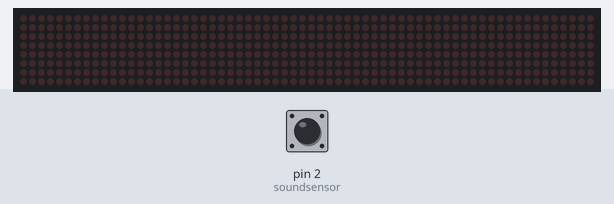
Bench run of a sketch on a simulated Arduino Uno, built with avr-gcc and run on an emulated ATmega328P. On the bench: 64×8 LED matrix. The inputs (shaded band) are chosen by the test bench; at power-on: pin 2 (soundsensor) LOW.

Above: at 1.2 s.
1.3 s: pin 2 (soundsensor) driven HIGH
At 1.4 s:
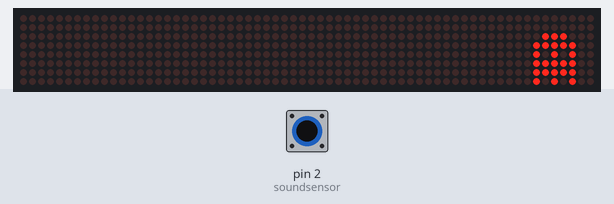
4.3 s: pin 2 (soundsensor) pulsed LOW 5 times (0.12 s each, 0.3 s apart)
At 5.57 s:
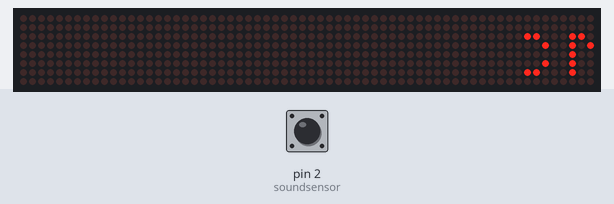
7.3 s: pin 2 (soundsensor) pulsed LOW 2 times (0.12 s each, 0.3 s apart)
At 7.62 s:
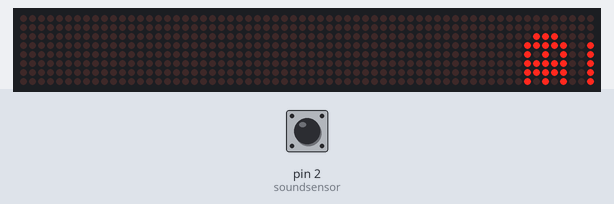

The sketch:

FinalCode.ino
```cpp
#include<LedControl.h>

int DIN = 6;
int CS = 5;
int CLK = 4;
int soundsensor = 2;


int clap = 0;
long detection_range_start = 0;
long detection_range = 0;
int status_led=0;
int check_ngat=0;
int pos=0;
const int MaxN= 34;
LedControl lc= LedControl(DIN,CLK,CS,0);

void changeMode(){
    lc.clearDisplay(0);
    pos=0;
    status_led +=1 ;
    if(status_led > 2) status_led -= 3;
}

int sus[8]={ 0x00,0x1C,0x30,0x3C,0x3C,0x14,0x00,0x00 };

int PacMan[8][MaxN]={ {0,0,0,0,0,0,0,0,0,0,0,0,0,0,0,0,0,0,0,0,0,0,0,0,1,1,1,1,1,0,0,0,0,0 },
                      {0,0,0,0,0,0,0,0,0,0,0,0,0,0,0,0,0,0,0,0,0,0,0,1,0,0,0,0,0,1,0,0,0,0 },
                      {0,0,1,1,1,0,0,0,0,1,1,1,0,0,0,0,1,1,1,0,0,0,0,0,1,0,0,1,0,0,1,0,0,0 },
                      {0,1,1,1,1,1,0,0,1,1,1,1,1,0,0,1,1,1,1,1,0,0,0,0,0,1,0,0,0,0,1,0,0,0 },
                      {0,1,0,1,0,1,0,0,1,0,1,0,1,0,0,1,0,1,0,1,0,0,0,0,0,0,1,0,0,0,1,0,0,0 },
                      {0,1,1,1,1,1,0,0,1,1,1,1,1,0,0,1,1,1,1,1,0,0,0,0,0,1,0,0,0,0,1,0,0,0 },
                      {0,1,1,1,1,1,0,0,1,1,1,1,1,0,0,1,1,1,1,1,0,0,0,0,1,0,0,0,0,1,0,0,0,0 },
                      {0,1,0,1,0,1,0,0,1,0,1,0,1,0,0,1,0,1,0,1,0,0,0,1,1,1,1,1,1,0,0,0,0,0 },
};

int PacMan2[8][MaxN]={ {0,0,0,0,0,0,0,0,0,0,0,0,0,0,0,0,0,0,0,0,0,0,0,0,0,1,1,1,1,0,0,0,0,0 },
                      {0,0,0,0,0,0,0,0,0,0,0,0,0,0,0,0,0,0,0,0,0,0,0,0,1,0,0,0,0,1,0,0,0,0 },
                      {0,0,1,1,1,0,0,0,0,1,1,1,0,0,0,0,1,1,1,0,0,0,0,1,0,0,0,1,0,0,1,0,0,0 },
                      {0,1,1,1,1,1,0,0,1,1,1,1,1,0,0,1,1,1,1,1,0,0,0,1,0,0,0,0,0,0,1,0,0,0 },
                      {0,1,0,1,0,1,0,0,1,0,1,0,1,0,0,1,0,1,0,1,0,0,0,1,1,1,1,0,0,0,1,0,0,0 },
                      {0,1,1,1,1,1,0,0,1,1,1,1,1,0,0,1,1,1,1,1,0,0,0,1,0,0,0,0,0,0,1,0,0,0 },
                      {0,1,1,1,1,1,0,0,1,1,1,1,1,0,0,1,1,1,1,1,0,0,0,0,1,0,0,0,0,1,0,0,0,0 },
                      {0,1,0,1,0,1,0,0,1,0,1,0,1,0,0,1,0,1,0,1,0,0,0,0,0,1,1,1,1,0,0,0,0,0 },
};

int Word[8][MaxN]={ {0,0,0,0,0,0,0,0,0,0,0,0,0,0,0,0,0,0,0,0,0,0,0,0,0,0,0,0,1,0,1,0,0,0 },
                    {0,0,0,0,0,0,0,0,0,0,0,0,0,0,0,0,0,0,0,0,0,0,0,0,0,0,0,1,1,1,1,1,0,0 },
                    {0,0,1,1,0,0,0,1,1,0,1,1,0,0,1,0,0,0,1,0,0,1,1,0,1,1,0,0,1,1,1,0,0,0 },
                    {0,1,0,0,1,0,0,1,0,1,0,1,0,0,1,1,0,0,1,0,0,1,0,1,0,1,0,0,0,1,0,0,0,0 },
                    {0,1,0,0,0,0,0,1,0,0,0,1,0,0,1,0,1,0,1,0,0,1,0,0,0,1,0,0,0,0,1,0,1,0 },
                    {0,1,0,0,1,0,0,1,0,0,0,1,0,0,1,0,0,1,1,0,0,1,0,0,0,1,0,0,0,1,1,1,1,1 },
                    {0,0,1,1,0,0,0,1,0,0,0,1,0,0,1,0,0,0,1,0,0,1,0,0,0,1,0,0,0,0,1,1,1,0 },
                    {0,0,0,0,0,0,0,0,0,0,0,0,0,0,0,0,0,0,0,0,0,0,0,0,0,0,0,0,0,0,0,1,0,0 },
};


void setup() {
  // put your setup code here, to run once:
  pinMode(soundsensor, INPUT);
  attachInterrupt(0, changeMode, RISING);
  lc.shutdown(0, true);
  lc.setIntensity(0, 1);
  lc.clearDisplay(0);
}

void loop() {


  if( status_led == 1 ){
    lc.shutdown(0,false);
      for(int j=0 ;j<8 ;j++){
              for(int i=0; i<8; i++){
                if(status_led != 1 ){pos=0; break;}
                int pac= PacMan[ j  ][ ( i+pos ) - ((i+pos)/MaxN)*MaxN ] ;
                if( pos%2 ) pac=  PacMan2[ j  ][ ( i+pos ) - ((i+pos)/MaxN)*MaxN ] ;

                lc.setLed(0,j,i,pac);
              }
            }
      delay(40);
      pos++;
      if(pos >= MaxN) pos-=MaxN;

    }

    if( status_led == 2 ){
    lc.shutdown(0,false);
      for(int j=0 ;j<8 ;j++){
              for(int i=0; i<8; i++){
                if(status_led != 2 ) {pos=0; break;}
                int bit= Word[ j  ][ ( i+pos ) - ((i+pos)/MaxN)*MaxN ] ;

                lc.setLed(0,j,i,bit);
              }
            }
      delay(40);
      pos++;
      if(pos >= MaxN) pos-=MaxN;
    }
    if(status_led == 0 ) {
      lc.shutdown(0,true);
      pos=0;
    }
}
```

Measured:
- after the input at 1.3 s, the display: changes after 0.06 s (image 1)
- after the input at 7.3 s, the display: first changes after 0.18 s (image 3 shows a later state)
